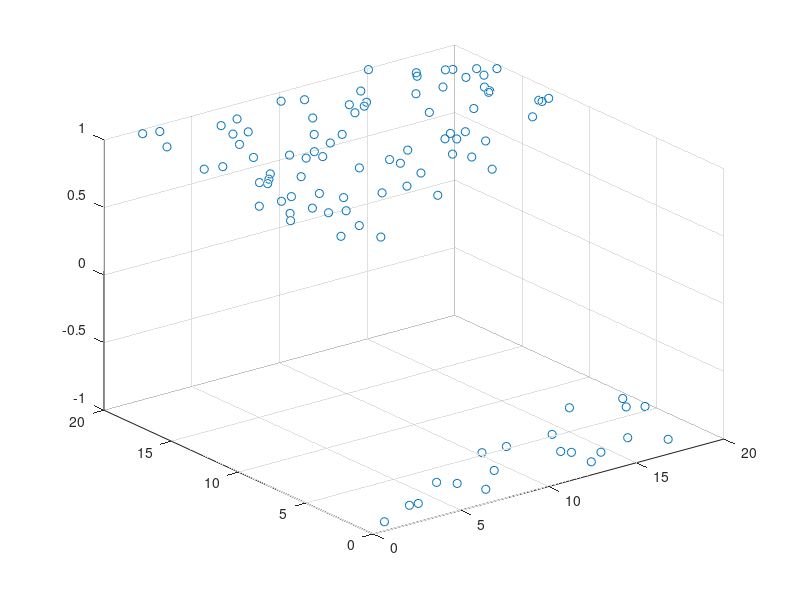

Source code (MATLAB): (Note: this script raises an error after producing the figure.)
%generate data

n = 100;
x = [rand(n,1) rand(n,1)]*20;
y = x*[-2;4]>2;
y = y+ (y==0)*-1;

% introduce noisy labels if you're feeling nasty
%y([5 9 89]) = -1*y([5 9 89]);

scatter3(x(:,1),x(:,2),y)


% add bias 
input = [ones(length(x),1) x];

% initialize weight vector
w_init = rand(size(input(1,:)))';


% set threshold for gradient learning stoppage (in absolute error terms)
threshold=.5;

% if 1 use analytic gradient, if 0 use numerical gradient
analytic_gradient=1;

% set up stoppage criteria 
gradient_norm = Inf;
abs_error = Inf;
w = w_init;

while  abs_error> threshold &&  gradient_norm> .0001
    
    switch analytic_gradient
        case 1
            gradient = repmat((y - tanh(input*w)) .* (1 - tanh(input*w).^2),1,size(input,2)) .*input;
            gradient = -sum(gradient);
        case 0
            %numeric gradient computation
            
            %step 
            step = 1e-8;
            
            error = (y - tanh(input*w)).^2;
            w_grad = zeros(size(w));
            for i = 1:length(w)
                w(i) = w(i) + step;
                w_grad(i) = .5*sum(((y - tanh(input*w)).^2 - error))/step;
                w(i) = w(i) - step;
            end
            
            gradient = w_grad';
    end
    
    w = w - .01 * gradient';
    error = (y - tanh(input*w)).^2;
    abs_error = sum(abs(error));
    gradient_norm = norm(gradient);
    display(['Misclassified points ' num2str(sum(abs(error))) ', norm(gradient) ' num2str(norm(gradient)) ])
end

% automatic numeric gradient search with hessian approximation, etc.
options = optimset('MaxFunEvals',1e7,'MaxIter',1000, 'Display', 'iter');
w_opt = fminunc(@(param)log_reg_error(input,y,param), w_init, options);


% display regression function
[X,Y] = meshgrid(linspace(0,20,100),linspace(0,20,100));

pred_input = [reshape(X,prod(size(X)),1) reshape(Y,prod(size(Y)),1)];
pred_input = [ones(size(pred_input(:,1))) pred_input];

Z = tanh(pred_input*w);

Z = reshape(Z,size(X));

lh = surf(X,Y,Z)
set(lh,'EdgeAlpha',0)
set(lh,'FaceAlpha',.5)
hold on
scatter3(x(:,1),x(:,2),y)
hold off